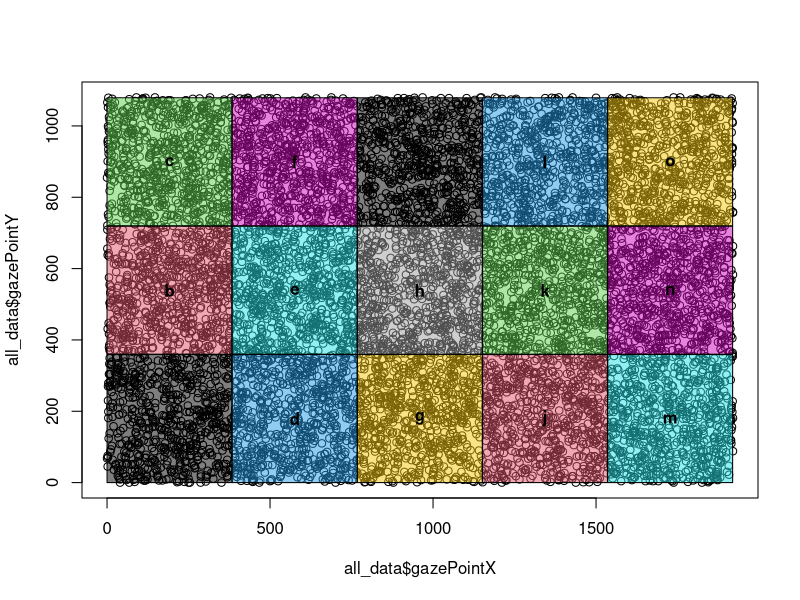

This figure's R source:
# simulated data for dashboard and alluvial plots
# Iyad Aldaqre
# 29.07.2019

library(sp)

make_aois <- function(limits = c(1920, 1080), n_hori = 4, n_vert = 3){
  aoi_names <- letters[1:(n_vert * n_hori)]
  x <- seq(floor((limits[1]%%n_hori)/2), limits[1], floor(limits[1]/n_hori))
  y <- seq(floor((limits[2]%%n_vert)/2), limits[2], floor(limits[2]/n_vert))
  aois <- array(dim = c(4, 2, length(aoi_names)))
  idx <- 1
  for(i in 2:length(x)){
    for(ii in 2:length(y)){
      aois[,1,idx] <- c(x[i-1], x[i]-1, x[i]-1, x[i-1]) # minus 1 to avoid overlap
      aois[,2,idx] <- c(y[ii-1], y[ii-1], y[ii]-1, y[ii]-1)
      idx <- idx + 1
    }
  }
  return(list(names=aoi_names, aois=aois))
}

divisors <- function(x){
  allnumbers <- seq(x)
  return(allnumbers[x%%allnumbers == 0])
}

make_actions <- function(ts, aoi_names, n = 3){
  actions <- data.frame("event" = sample(aoi_names, n), "recordingTimestamp" = sort(sample(ts, n, replace = F)))
  return(actions)
}

centroid <- function(x, y){
  return(c(mean(x), mean(y)))
}

draw_aois <- function(aois, add = T){
  for(i in 1:dim(aois$aois)[3]){
    x <- aois$aois[,1,i]
    y <- aois$aois[,2,i]
    thiscol <- col2rgb(i)
    thiscolor <- rgb(thiscol[1], thiscol[2], thiscol[3], max = 255, alpha = 128)
    polygon(x, y, col = thiscolor)
    cx <- centroid(x, y)
    text(cx[1], cx[2], aois$names[i], font = 2)
  }
}

point.in.aoi <- function(x, y, aois){
  newvar <- rep("", length(x))
  for(i in 1:dim(aois$aois)[3]){
    newvar[point.in.polygon(x, y, aois$aois[,1,i], aois$aois[,2,i])==1] <- aois$names[i]
  }
  return(newvar)
}

simdata <- function(i, aois, limits = c(1920, 1080), n = 200){
  parname <- paste("participant_", i, sep = "")
  recname <- paste("recording_", i, sep = "")
  sex <- sample(c("M", "F"), 1)
  age <- sample(c("20-29", "30-39", "40-49", "50-59"), 1)
  fav_aoi <- sample(aois$names, 1)
  # fixations
  ts <- sort(sample(0:300000, n, replace = F))
  duration <- diff(c(0, ts))
  fix_x <- sample(0:limits[1], n, replace = T)
  fix_y <- sample(0:limits[2], n, replace = T)
  # actions
  actions <- make_actions(ts, aois$names, 3)
  alldata <- merge(data.frame("participantName"=parname, "recordingName"=recname, "Sex" = sex, "Age" = age, "Favorite" = fav_aoi, "recordingTimestamp"=ts, "gazePointX"=fix_x, "gazePointY"=fix_y, "fixationDuration" = duration, "aois" = point.in.aoi(fix_x, fix_y, aois)), actions, all = T, by = "recordingTimestamp")
  
  return(alldata)
}

getfilter <- function(data, sexFilter, ageFilter, favFilter){
    myfilter <- rep(TRUE, nrow(data))
    if(sexFilter != "All"){
        myfilter <- myfilter & as.character(data$Sex) == sexFilter
    }
    if(ageFilter != "All"){
        myfilter <- myfilter & as.character(data$Age) == ageFilter
    }
    if(favFilter != "All"){
        myfilter <- myfilter & as.character(data$Favorite) == favFilter
    }
    return(myfilter)
}

aoilist <- function(aois){
    aoishapelist <- list()
    for(i in 1:dim(aois$aois)[3]){
        aoishapelist[[i]] <- list(type = "rect",
                            fillcolor = "blue", line = list(color = "black"), opacity = 0.3,
                            x0 = aois$aois[1,1,i], x1 = aois$aois[2,1,i], xref = "x",
                            y0 = aois$aois[1,2,i], y1 = aois$aois[3,2,i], yref = "y")
    }
    return(aoishapelist)
}

if(TRUE){
    # set random seed for replicability
    set.seed(seed = 111)
    # generate aois
    aois <- make_aois(n_hori = 5)
    # generate data for 50 participants
    all_data <- data.frame()
    for(i in 1:50){
      all_data <- rbind(all_data, simdata(i, aois))
    }
    # plot data
    plot(all_data$gazePointX, all_data$gazePointY)
    draw_aois(aois)
}
